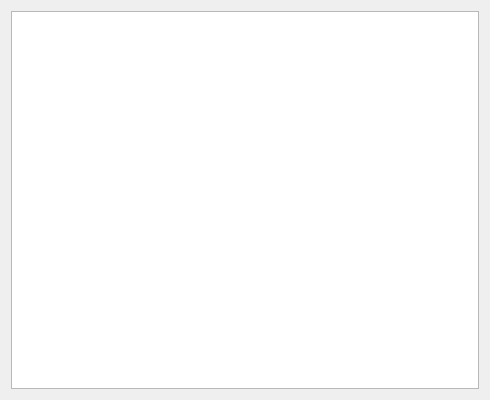
<?xml version="1.0" encoding="UTF-8"?>
<ui version="4.0">
 <class>Widget</class>
 <widget class="QWidget" name="Widget">
  <property name="geometry">
   <rect>
    <x>0</x>
    <y>0</y>
    <width>490</width>
    <height>400</height>
   </rect>
  </property>
  <property name="windowTitle">
   <string>Widget</string>
  </property>
  <layout class="QVBoxLayout" name="verticalLayout">
   <item>
    <widget class="QTreeView" name="treeView"/>
   </item>
  </layout>
 </widget>
 <resources/>
 <connections/>
</ui>
